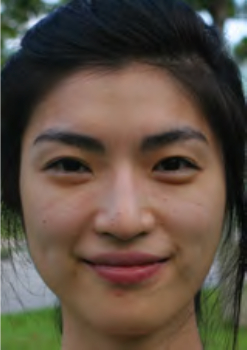
%> input picture images/1.jpg, 247 x 350 px
$ octave --eval "result = getLayers(imread('images/1.jpg'));"   (GNU Octave 9; MATLAB toolbox functions it lacks are replaced by stand-ins)
%> lines starting %> are read from the running program, lines starting %| are printed output that depends on the picture
function layers = getLayers(img)
% Separates an image into lightness, shape, and detail layers as speficied
% by the paper
%
% Input:
% img - input file (image)
%
% Output:
% layers - a struct with lightness, shape, detail, color, and original
% layers as fields

% degree of smoothing, a parameter in the smoothing process
DOS = 500;

% neightborhood size, a parameter in the smoothing process
NHS = [10 10];

layers = struct();
layers = setfield(layers, 'original', img);

% convenience variables
[width, height, ~] = size(img);
%> width = 350; height = 247
z = zeros(width, height);

% saves the lightness layer
lab = rgb2lab(img);
%> lab: size 350x247x3 double; mean of channels 1, 2, 3 34.3, 3.8, 9.5
lightness = lab(:,:,1);
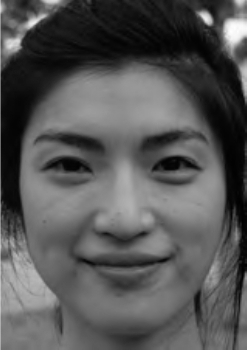
%> lightness: size 350x247 double; min 0.96, max 99.57, mean 34.3; drawn with min black and max white
lightness = cat(3, lightness, z, z);
%> lightness: size 350x247x3 double; mean of channels 1, 2, 3 34.3, 0, 0
lightness = lab2rgb(lightness);
layers = setfield(layers, 'lightness', lightness);

% extracts the 2 color layers
astar = lab(:,:,2);
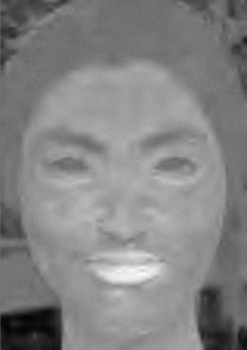
%> astar: size 350x247 double; min -32.41, max 37.6, mean 3.8; drawn with min black and max white
bstar = lab(:,:,3);
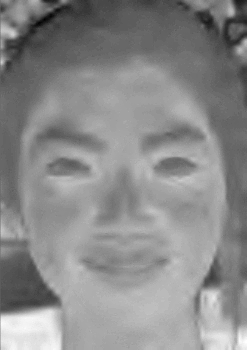
%> bstar: size 350x247 double; min -27.59, max 40.84, mean 9.5; drawn with min black and max white
color = cat(3, z, astar, bstar);
%> color: size 350x247x3 double; mean of channels 1, 2, 3 0, 3.8, 9.5
color = lab2rgb(color);
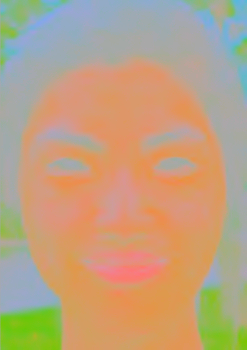
%> color: size 350x247x3 double; mean R, G, B 0.0512, -0.0152, -0.0916; drawn with min black and max white
layers = setfield(layers, 'color', color);

% the blurred shape layer
shape = imguidedfilter(color, 'DegreeOfSmoothing', DOS, 'NeighborhoodSize', NHS);
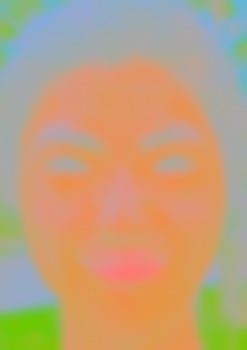
%> shape: size 350x247x3 double; mean R, G, B 0.0515, -0.0153, -0.0922; drawn with min black and max white
layers = setfield(layers, 'shape', shape);

% the detail layer
detail = color - shape;
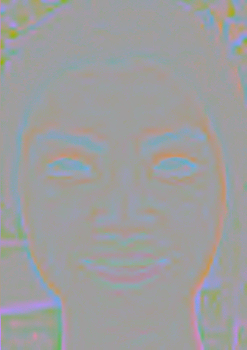
%> detail: size 350x247x3 double; mean R, G, B -0.000302, 5.42e-05, 0.000593; drawn with min black and max white
layers = setfield(layers, 'detail', detail);

return;

$ run again, on images/4.jpg
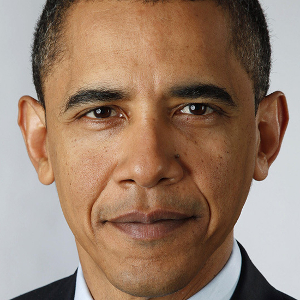
%> input picture images/4.jpg, 300 x 300 px
%> lab: size 300x300x3 double; mean of channels 1, 2, 3 54.2, 8.8, 15.1
%> in getLayers, `shape = imguidedfilter(color, 'DegreeOfSmoothing', DOS, 'NeighborhoodS..`:
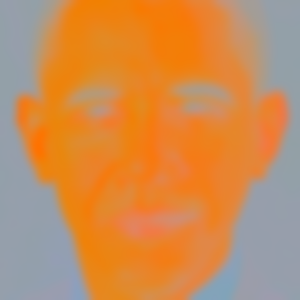
%> shape: size 300x300x3 double; mean R, G, B 0.091, -0.0324, -0.142; drawn with min black and max white
%> in getLayers, `detail = color - shape;`:
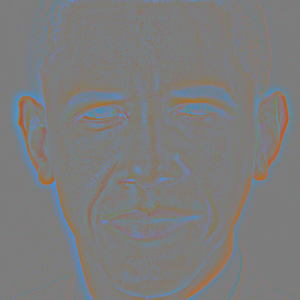
%> detail: size 300x300x3 double; mean R, G, B 0.000172, -5.74e-05, -0.000288; drawn with min black and max white

$ run again, on images/5.jpg
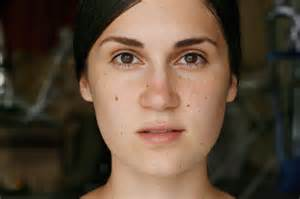
%> input picture images/5.jpg, 300 x 199 px
%> lab: size 199x300x3 double; mean of channels 1, 2, 3 31.5, 4.5, 11.7
%> in getLayers, `shape = imguidedfilter(color, 'DegreeOfSmoothing', DOS, 'NeighborhoodS..`:
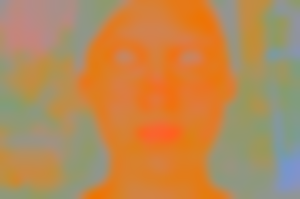
%> shape: size 199x300x3 double; mean R, G, B 0.0664, -0.0182, -0.111; drawn with min black and max white
%> in getLayers, `detail = color - shape;`:
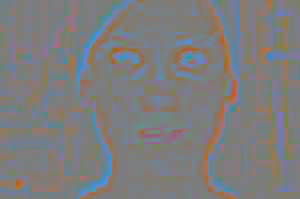
%> detail: size 199x300x3 double; mean R, G, B 0.000139, -1.13e-05, -0.000132; drawn with min black and max white
